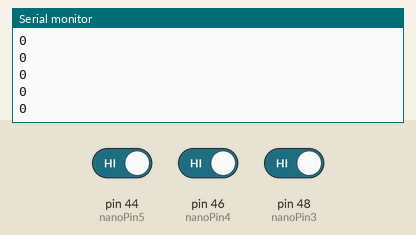
This sketch was run on a simulated Arduino Mega 2560, built with avr-gcc and run on an emulated ATmega2560. Parts: the last lines printed to the serial monitor. The test bench sets the inputs (shaded band); at power-on: pin 44 (nanoPin5) HIGH, pin 46 (nanoPin4) HIGH, pin 48 (nanoPin3) HIGH.

Above: at 1.2 s.
1.3 s: pin 44 (nanoPin5) driven LOW
At 1.31 s:
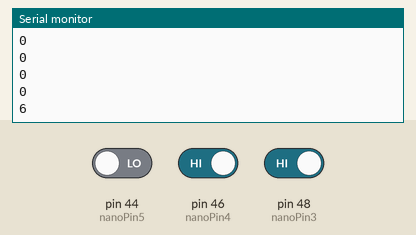
2.8 s: pin 46 (nanoPin4) driven LOW
At 2.81 s:
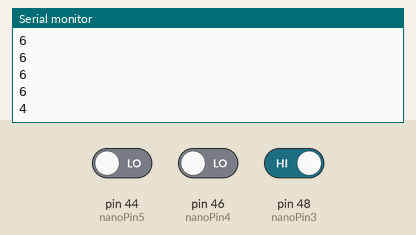
4.3 s: pin 44 (nanoPin5) driven HIGH
At 4.31 s:
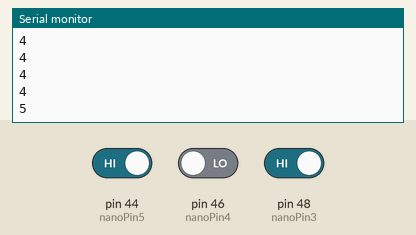
5.8 s: pin 48 (nanoPin3) driven LOW
At 5.81 s:
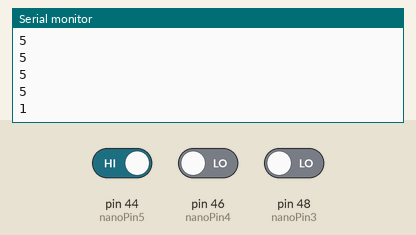
7.3 s: pin 46 (nanoPin4) driven HIGH
At 7.31 s:
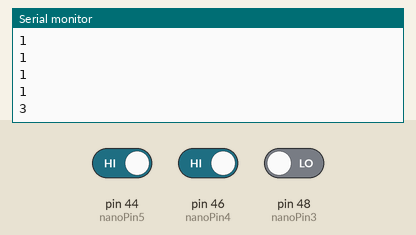
Timing chart, 0 to 9.8 s (numbered marks = the images above; inputs shaded):
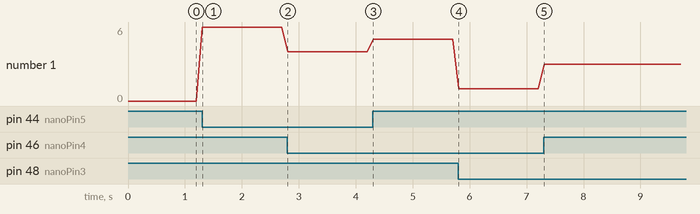

Measured:
- after the input at 1.3 s, the serial monitor: prints a new line at once (image 1)
- after the input at 2.8 s, the serial monitor: prints a new line at once (image 2)
- after the input at 4.3 s, the serial monitor: prints a new line at once (image 3)
- after the input at 5.8 s, the serial monitor: prints a new line at once (image 4)
- after the input at 7.3 s, the serial monitor: prints a new line at once (image 5)
- plotted number 1: 0 → 6 after the input at 1.3 s, 6 → 4 after the input at 2.8 s, 4 → 5 after the input at 4.3 s, 5 → 1 after the input at 5.8 s, 1 → 3 after the input at 7.3 s

The sketch:

fototransistores2019.ino
```cpp
/* Photoresistors Variables */
//const int nanoPin1 = 52;
//const int nanoPin2 = 50;
const int nanoPin3 = 48;
const int nanoPin4 = 46;
const int nanoPin5 = 44;
bool nano1 = 0;
bool nano2 = 0;
bool nano3 = 0;
bool nano4 = 0;
bool nano5 = 0;

/* LED */
const int ledPin = 43;
const int ledF = 45; //53
const int ledR = 49;
const int ledL = 47;

/* Line loop */
bool F = false;
bool R = false;
bool L = false;
int lineReturnTime;

int readLines();


void setup() {
  Serial.begin(9600);

}

void loop() {
  // put your main code here, to run repeatedly:
  Serial.println(readLines());
  delay(100);
}

int readLines()
{
  //nano1 = digitalRead(nanoPin1);
  //nano2 = digitalRead(nanoPin2);
  nano3 = digitalRead(nanoPin3);
  nano4 = digitalRead(nanoPin4);
  nano5 = digitalRead(nanoPin5);

  /*Serial.print(nano1);
  Serial.print(" ");
  Serial.print(nano2);
  Serial.print(" ");
  Serial.print(nano3);
  Serial.print(" ");
  Serial.print(nano4);
  Serial.print(" ");
  Serial.print(nano5);
  Serial.println();*/

  if(nano1 == 0 && nano2 == 0 && nano3 == 0 && nano4 == 0 && nano5 == 1)
  {
    digitalWrite(ledR, LOW);
    digitalWrite(ledF, HIGH);
    digitalWrite(ledL, LOW);
    return 1;
  }
  else if(nano1 == 0 && nano2 == 0 && nano3 == 0 && nano4 == 1 && nano5 == 0)
  {
    digitalWrite(ledR, HIGH);
    digitalWrite(ledF, LOW);
    digitalWrite(ledL, LOW);
    return 2;
  }
  else if(nano1 == 0 && nano2 == 0 && nano3 == 0 && nano4 == 1 && nano5 == 1)
  {
    digitalWrite(ledR, LOW);
    digitalWrite(ledF, LOW);
    digitalWrite(ledL, HIGH);
    return 3;
  }
  else if(nano1 == 0 && nano2 == 0 && nano3 == 1 && nano4 == 0 && nano5 == 0)
  {
    digitalWrite(ledR, HIGH);
    digitalWrite(ledF, HIGH);
    digitalWrite(ledL, LOW);
    return 4;
  }
  else if(nano1 == 0 && nano2 == 0 && nano3 == 1 && nano4 == 0 && nano5 == 1)
  {
    digitalWrite(ledR, HIGH);
    digitalWrite(ledF, LOW);
    digitalWrite(ledL, HIGH);
    return 5;
  }
  else if(nano1 == 0 && nano2 == 0 && nano3 == 1 && nano4 == 1 && nano5 == 0)
  {
    digitalWrite(ledR, LOW);
    digitalWrite(ledF, HIGH);
    digitalWrite(ledL, HIGH);
    return 6;
  }

  digitalWrite(ledR, LOW);
  digitalWrite(ledF, LOW);
  digitalWrite(ledL, LOW);
  return 0;
}
```
